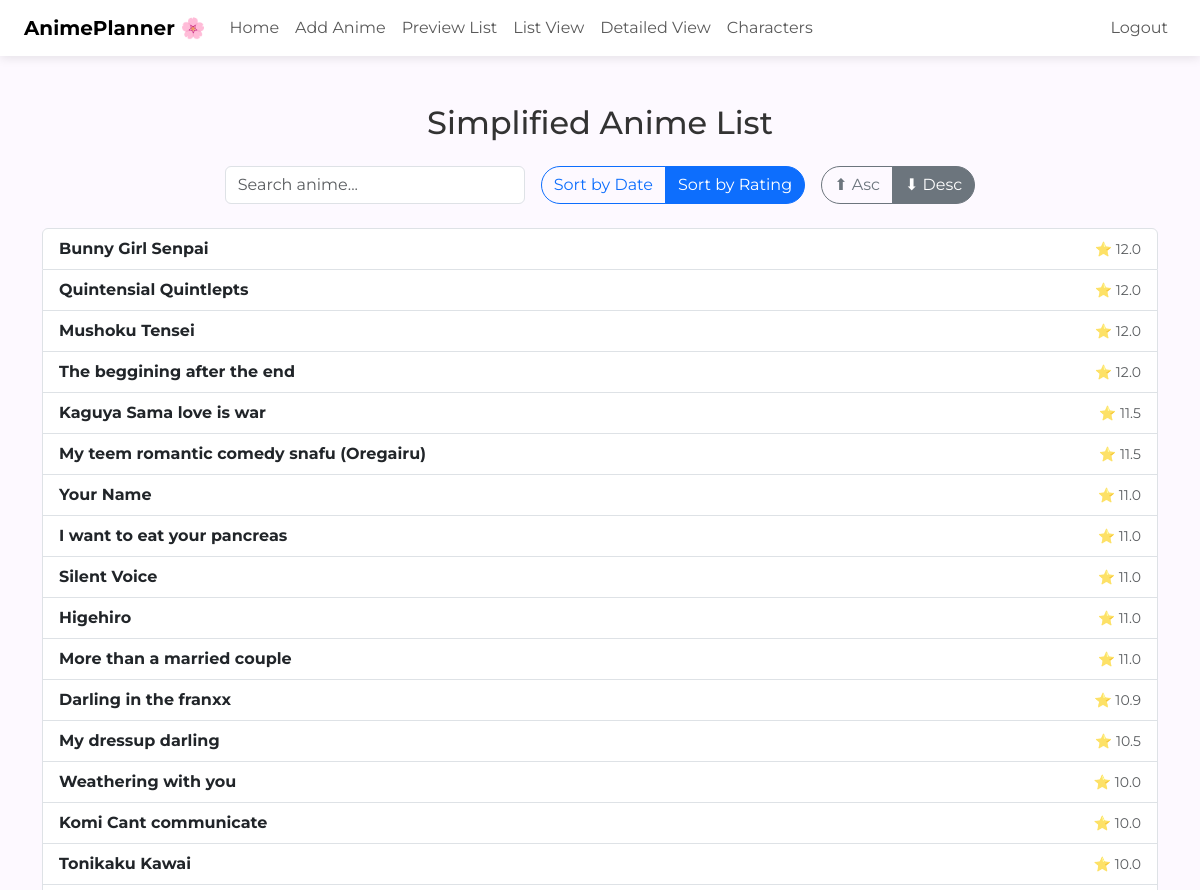
The page /list (signed in, upper part) on the database as committed earlier.
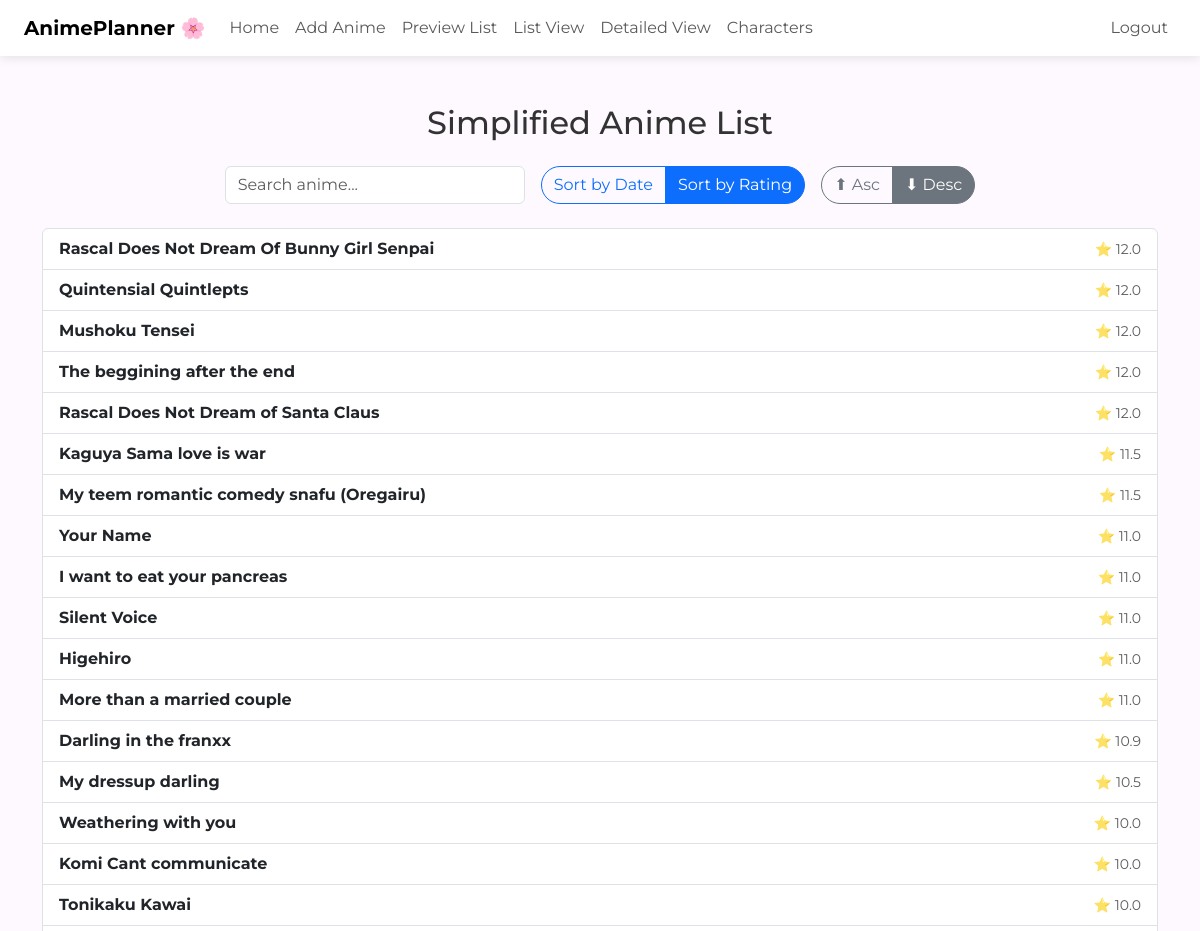
The same page on the database as committed later.
### tables this page shows
CREATE TABLE anime (
            id INTEGER PRIMARY KEY AUTOINCREMENT,
            title TEXT NOT NULL,
            rating REAL,
            thoughts TEXT,
            date TEXT,
            sequel TEXT,
            details_url TEXT,
            background_url TEXT,
            user_id INTEGER, poster_url TEXT,
            FOREIGN KEY(user_id) REFERENCES users(id) ON DELETE SET NULL
        );

### app.py (the view)
@app.route("/list")
@login_required
def list_view():
    sort_by = request.args.get("sort", "rating")  # default: rating
    order = request.args.get("order", "desc")     # default: descending
    filter_null = request.args.get("filter", "nonull")  # default: filter out NULLs
    if sort_by not in {"date", "rating"}:
        sort_by = "rating"
    if order not in {"asc", "desc"}:
        order = "desc"
    if filter_null not in {"nonull", "all"}:
        filter_null = "nonull"
    sort_column = "rating" if sort_by == "rating" else "date"
    user_id = session.get("user_id")
    base_query = "SELECT id, title, rating, date FROM anime WHERE user_id = ?"
    if filter_null == "nonull":
        base_query += f" AND {sort_column} IS NOT NULL"
    base_query += f" ORDER BY {sort_column} {order.upper()}"
    conn = get_db()
    db = conn.cursor()
    db.execute(base_query, (user_id,))
    anime_list = db.fetchall()
    db.close()
    conn.close()
    return render_template("list.html",
        anime_list=anime_list,
        sort_by=sort_by,
        order=order,
        filter_null=filter_null
    )

### app.py (called while the page is built)
def login_required(f):
    @wraps(f)
    def wrapper(*args, **kwargs):
        if "user_id" not in session:
            flash("Login required.")
            return redirect("/login")
        return f(*args, **kwargs)
    return wrapper

def get_db():
    return sqlite3.connect("anime.db")

### templates/list.html (shortened to what this page needs)
{% extends "layout.html" %}
{% block main %}
<h2 class="mb-4 text-center">Simplified Anime List</h2>
<div class="d-flex justify-content-center gap-3 flex-wrap mb-4">
    <input type="text" id="searchBox" class="form-control" placeholder="Search anime..." style="max-width: 300px;">
    <div class="btn-group">
        <a href="{{ url_for('list_view', sort='date', order=order, filter=filter_null) }}"
           class="btn btn-outline-primary {% if sort_by == 'date' %}active{% endif %}">
           Sort by Date
        </a>
        <a href="{{ url_for('list_view', sort='rating', order=order, filter=filter_null) }}"
           class="btn btn-outline-primary {% if sort_by == 'rating' %}active{% endif %}">
           Sort by Rating
        </a>
    </div>
    <div class="btn-group">
        <a href="{{ url_for('list_view', sort=sort_by, order='asc', filter=filter_null) }}"
           class="btn btn-outline-secondary {% if order == 'asc' %}active{% endif %}">⬆ Asc</a>
        <a href="{{ url_for('list_view', sort=sort_by, order='desc', filter=filter_null) }}"
           class="btn btn-outline-secondary {% if order == 'desc' %}active{% endif %}">⬇ Desc</a>
    </div>
</div>
<ul class="list-group" id="animeList">
    {% for anime in anime_list %}
        <a href="/preview#anime-{{ anime[0] }}"
           class="list-group-item list-group-item-action d-flex justify-content-between align-items-center anime-entry">
            <strong>{{ anime[1] }}</strong>
            <span class="text-muted small">
                {% if sort_by == 'rating' %}
                    ⭐ {{ anime[2] if anime[2] else "N/A" }}
                {% else %}
                    {{ anime[3]|datetimeformat('%b %Y') if anime[3] else "No Date" }}
                {% endif %}
            </span>
        </a>
    {% endfor %}
</ul>
{% endblock %}

Rows that differ between the two databases and show on the page:
changed anime: title "Bunny Girl Senpai" → "Rascal Does Not Dream Of Bunny Girl Senpai"
added anime: title "Rascal Does Not Dream of Santa Claus", rating "12.0"
